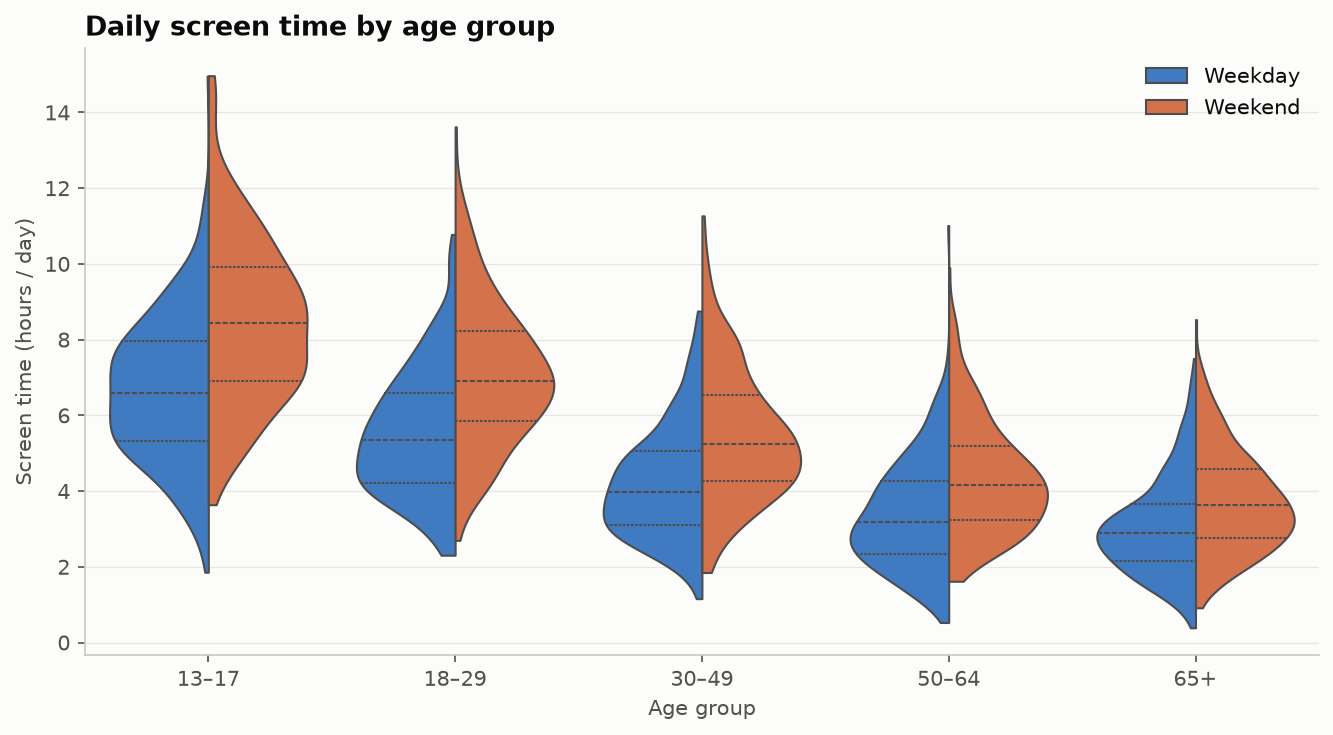

Reproduce this figure in Python.
"""
Violin Plot  -  family: Distribution

DESIGN PURPOSE
A mirrored density curve for each group, often with a mini box plot inside. It
keeps a box plot's compact group comparison while showing the full shape of
each distribution.

WHEN TO USE
  - Compare distributions across groups when the shape matters (bimodality,
    skew)
  - Show large samples per group

AVOID WHEN
  - There are small samples (under ~30 per group)
  - The audience is non-technical (box plots or histograms are more familiar)

ALTERNATIVES
  - Box plot
  - Raincloud plot
  - Ridgeline plot

EXAMPLE
Daily screen time (hours) by age group, with a split by weekday vs. weekend.

Run:  python violin_plot.py
      python violin_plot.py --real-data   (real dataset: plotly.express.data.tips() — restaurant tipping data (Bryant & Smith 1995), bundled with plotly)

The notebook also shows this chart built with: plotly.
"""
import sys
from pathlib import Path

import numpy as np
import pandas as pd
import matplotlib.pyplot as plt

# Library style: categorical colors in fixed order, recessive axes, hairline grid.
PALETTE = ["#2a78d6", "#eb6834", "#1baf7a", "#eda100",
           "#e87ba4", "#008300", "#6250d6", "#e34948"]
SEQ_CMAP = "Blues"      # sequential: one hue, light -> dark
DIV_CMAP = "RdBu_r"     # diverging: two opposite hues, neutral midpoint
GRAY = "#b8b7b1"        # de-emphasised marks
plt.rcParams.update({
    "figure.figsize": (8, 4.8), "figure.dpi": 110, "figure.facecolor": "#fcfcfb",
    "axes.facecolor": "#fcfcfb", "axes.edgecolor": "#c9c8c3", "axes.linewidth": 0.8,
    "axes.spines.top": False, "axes.spines.right": False,
    "axes.grid": True, "grid.color": "#e6e5e1", "grid.linewidth": 0.6, "axes.axisbelow": True,
    "axes.prop_cycle": plt.cycler(color=PALETTE),
    "axes.titlesize": 13, "axes.titleweight": "bold", "axes.titlelocation": "left",
    "axes.labelcolor": "#52514e", "xtick.color": "#52514e", "ytick.color": "#52514e",
    "text.color": "#0b0b0b", "font.size": 10, "lines.linewidth": 2,
    "legend.frameon": False,
})

# --- Example data ------------------------------------------------------------
rng = np.random.default_rng(31)
groups = {"13–17": 6.5, "18–29": 5.5, "30–49": 4.2, "50–64": 3.4, "65+": 3.0}
rows = []
for g, mu in groups.items():
    rows.append(pd.DataFrame({"age": g, "day": "Weekday", "hours": rng.gamma(mu * 2, 0.5, 300)}))
    rows.append(pd.DataFrame({"age": g, "day": "Weekend", "hours": rng.gamma(mu * 2.6, 0.5, 300)}))
df = pd.concat(rows, ignore_index=True)
x, y, hue = "age", "hours", "day"
labels = dict(x="Age group", y="Screen time (hours / day)", title="Daily screen time by age group")
df.groupby(["age", "day"])["hours"].median().unstack().round(1)

REAL_DATA = "--real-data" in sys.argv
if REAL_DATA:  # plotly.express.data.tips() — restaurant tipping data (Bryant & Smith 1995), bundled with plotly
    import plotly.express as px
    df = px.data.tips()
    df["day"] = pd.Categorical(df["day"], ["Thur", "Fri", "Sat", "Sun"])   # calendar order
    x, y, hue = "day", "total_bill", "sex"
    labels = dict(x="Day", y="Total bill ($)", title="Restaurant bills by day and sex")
    df.groupby([x, hue], observed=True)[y].median().unstack().round(1)

# --- Plot --------------------------------------------------------------------
import seaborn as sns
fig, ax = plt.subplots(figsize=(9, 5))
sns.violinplot(data=df, x=x, y=y, hue=hue, split=True, inner="quart",
               palette=PALETTE[:2], linewidth=1, cut=0, density_norm="width", ax=ax)
ax.set_xlabel(labels["x"])
ax.set_ylabel(labels["y"])
ax.set_title(labels["title"])
ax.legend(title=None, loc="upper right")
ax.grid(axis="x", visible=False)
fig.tight_layout()

# --- Save / show -------------------------------------------------------------
out = Path(__file__).with_name(Path(__file__).stem + ("_real" if REAL_DATA else "") + ".png")
fig.savefig(out, dpi=150, bbox_inches="tight")
print(f"saved {out}")
if "--no-show" not in sys.argv:
    plt.show()
